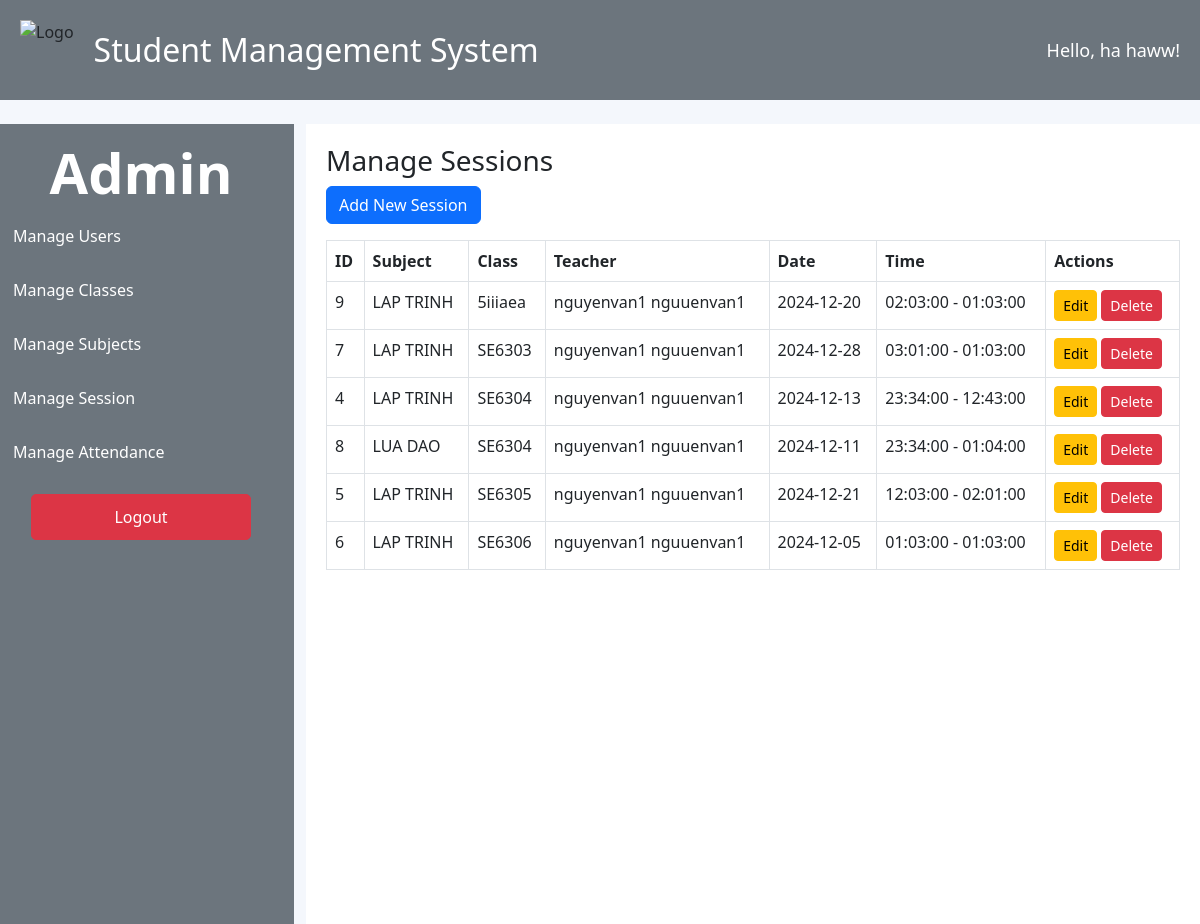
The app's page /index.php?page=manage_sessions (signed in) with its own data.
### tables this page shows
CREATE TABLE `Users` (
  `UserID` int(11) NOT NULL,
  `Username` varchar(50) NOT NULL,
  `Password` varchar(255) NOT NULL,
  `FirstName` varchar(50) DEFAULT 'Unknown',
  `LastName` varchar(50) DEFAULT 'Unknown',
  `Email` varchar(100) NOT NULL,
  `Phone` varchar(15) DEFAULT NULL,
  `RoleID` int(11) NOT NULL,
  `CreatedAt` timestamp NOT NULL DEFAULT current_timestamp()
);

CREATE TABLE `Sessions` (
  `SessionID` int(11) NOT NULL,
  `SubjectID` int(11) NOT NULL,
  `ClassID` int(11) DEFAULT NULL,
  `TeacherID` int(11) NOT NULL,
  `Date` date NOT NULL,
  `StartTime` time NOT NULL,
  `EndTime` time NOT NULL,
  `CreatedBy` int(11) NOT NULL,
  `CreatedAt` timestamp NOT NULL DEFAULT current_timestamp()
);

CREATE TABLE `Subjects` (
  `SubjectID` int(11) NOT NULL,
  `SubjectName` varchar(100) NOT NULL,
  `TeacherID` int(11) DEFAULT NULL
);

CREATE TABLE `Classes` (
  `ClassID` int(11) NOT NULL,
  `ClassName` varchar(50) NOT NULL
);

### admin_sessions.php (the view, shortened to what this page needs)
<?php
include 'db_connection.php';
$query = "
    SELECT s.SessionID, subj.SubjectName, c.ClassName, u.FirstName, u.LastName, s.Date, s.StartTime, s.EndTime
    FROM Sessions s
    JOIN Subjects subj ON s.SubjectID = subj.SubjectID
    JOIN Classes c ON s.ClassID = c.ClassID
    JOIN Users u ON s.TeacherID = u.UserID
";
$sessions = $conn->query($query)->fetchAll(PDO::FETCH_ASSOC);
?>
<h3>Manage Sessions</h3>
<button class="btn btn-primary mb-3" data-bs-toggle="modal" data-bs-target="#addSessionModal">Add New Session</button>
<table class="table table-bordered">
    <thead>
        <tr>
            <thead style="background-color: black; color: white;">
            <th>ID</th>
            <th>Subject</th>
            <th>Class</th>
            <th>Teacher</th>
            <th>Date</th>
            <th>Time</th>
            <th>Actions</th>
        </tr>
    </thead>
    <tbody>
        <?php foreach ($sessions as $session): ?>
            <tr>
                <td><?= $session['SessionID'] ?></td>
                <td><?= htmlspecialchars($session['SubjectName']) ?></td>
                <td><?= htmlspecialchars($session['ClassName']) ?></td>
                <td><?= htmlspecialchars($session['FirstName'] . " " . $session['LastName']) ?></td>
                <td><?= htmlspecialchars($session['Date']) ?></td>
                <td><?= htmlspecialchars($session['StartTime'] . " - " . $session['EndTime']) ?></td>
                <td>
                    <button class="btn btn-warning btn-sm edit-session"
                        data-id="<?= $session['SessionID'] ?>"
                        data-subject="<?= $session['SubjectName'] ?>"
                        data-class="<?= $session['ClassName'] ?>"
                        data-teacher="<?= $session['FirstName'] . " " . $session['LastName'] ?>"
                        data-date="<?= $session['Date'] ?>"
                        data-start="<?= $session['StartTime'] ?>"
                        data-end="<?= $session['EndTime'] ?>"
                        data-bs-toggle="modal" data-bs-target="#editSessionModal">
                        Edit
                    </button>
                    <button class="btn btn-danger btn-sm delete-session" data-id="<?= $session['SessionID'] ?>">Delete</button>
                </td>
            </tr>
        <?php endforeach; ?>
    </tbody>
</table>

### index.php (shortened to what this page needs)
<?php
include 'db_connection.php';
try {
    $userID = $_SESSION['UserID'];
    $stmt = $conn->prepare("SELECT FirstName, LastName FROM Users WHERE UserID = :userID");
    $stmt->bindParam(':userID', $userID, PDO::PARAM_INT);
    $stmt->execute();
    $user = $stmt->fetch(PDO::FETCH_ASSOC);
    if ($user) {
        $username = $user['FirstName'] . ' ' . $user['LastName'];
    } else {
        $username = 'Guest';
    }
} catch (PDOException $e) {
    echo "Error: " . $e->getMessage();
    exit;
}
$roleID = $_SESSION['RoleID'];
?>
<!DOCTYPE html>
<html lang="en">
<head>
    <link href="https://cdn.jsdelivr.net/npm/bootstrap@5.3.0-alpha3/dist/css/bootstrap.min.css" rel="stylesheet">
</head>
<body>
    <nav class="navbar navbar-dark" style="background-color: #6c757d; padding: 20px;">
        <div class="container-fluid d-flex align-items-center justify-content-between">
            <div class="d-flex align-items-center">
                <img src="https://encrypted-tbn0.gstatic.com/images?q=tbn:ANd9GcS4K-tjpKQ_HjUjmO_g2VBQqIfvzd59QHPHSg&s" alt="Logo" style="height: 60px; margin-right: 20px;">
                <span style="font-size: 32px; color: white;">Student Management System</span>
            </div>
            <div class="text-white" style="font-size: 18px; margin-left: auto;">
                Hello, <?= htmlspecialchars($username); ?>!
            </div>
        </div>
    </nav>
    <div class="container-fluid mt-4">
        <div class="row">
            <div class="col-md-3 sidebar">
                <?php if ($roleID == 1): ?>
                    <h4 class="text-white" style="text-align: center; font-weight: bold; font-size: 3.5em;">Admin</h4>
                    <a href="?page=manage_users">Manage Users</a>
                    <a href="?page=manage_classes">Manage Classes</a>
                    <a href="?page=manage_subjects">Manage Subjects</a>
                    <a href="?page=manage_sessions">Manage Session</a>
                    <a href="?page=manage_attendance">Manage Attendance</a>
                <?php endif; ?>
                <div class="logout">
                    <a href="logout.php" class="btn btn-danger">Logout</a>
                </div>
            </div>
            <div class="col-md-9">
                <div class="content">
                    <?php
                    if (isset($_GET['page'])) {
                        $page = $_GET['page'];
                        if ($roleID == 1) {
                            if ($page == 'manage_users') {
                                include 'admin_users.php';
                            } elseif ($page == 'manage_classes') {
                                include 'admin_classes.php';
                            } elseif ($page == 'manage_subjects') {
                                include 'admin_subjects.php';
                            } elseif ($page == 'manage_sessions') {
                                include 'admin_sessions.php';
                            } elseif ($page == 'manage_attendance') {
                                include 'admin_attendance.php';
                            }
                        } else {
                            echo "<h5 class='text-danger'>Access Denied!</h5>";
                        }
                    }
                    ?>
                </div>
            </div>
        </div>
    </div>
</body>
</html>

### index.php (style rules this page uses)
body { margin: 0; padding: 0; background-color: #f4f7fc; height: 100vh; overflow-x: hidden; }
.navbar { background-color: #343a40; padding: 10px; }
.sidebar { height: 100vh; background-color: #6c757d; padding: 15px; margin: 0; }
.sidebar a { color: white; text-decoration: none; display: block; margin-bottom: 10px; padding: 10px; border-radius: 5px; transition: background-color 0.3s; }
.content { padding: 20px; background-color: white; border-radius: 0px; box-shadow: none; margin: 0; height: 100vh; overflow-y: auto; }
.logout { text-align: center; margin-top: 20px; }
.logout a { padding: 10px 20px; font-size: 16px; width: 220px; text-align: center; display: inline-block; }
.container-fluid { padding: 0; }

### records on screen
users: username "ha haww"
sessions: SessionID "9", SubjectID.SubjectName "LAP TRINH", ClassID.ClassName "5iiiaea", users.FirstName+LastName "nguyenvan1 nguuenvan1", Date "2024-12-20", StartTime+EndTime "02:03:00 - 01:03:00"
sessions: SessionID "7", SubjectID.SubjectName "LAP TRINH", ClassID.ClassName "SE6303", users.FirstName+LastName "nguyenvan1 nguuenvan1", Date "2024-12-28", StartTime+EndTime "03:01:00 - 01:03:00"
sessions: SessionID "4", SubjectID.SubjectName "LAP TRINH", ClassID.ClassName "SE6304", users.FirstName+LastName "nguyenvan1 nguuenvan1", Date "2024-12-13", StartTime+EndTime "23:34:00 - 12:43:00"
sessions: SessionID "8", SubjectID.SubjectName "LUA DAO", ClassID.ClassName "SE6304", users.FirstName+LastName "nguyenvan1 nguuenvan1", Date "2024-12-11", StartTime+EndTime "23:34:00 - 01:04:00"
sessions: SessionID "5", SubjectID.SubjectName "LAP TRINH", ClassID.ClassName "SE6305", users.FirstName+LastName "nguyenvan1 nguuenvan1", Date "2024-12-21", StartTime+EndTime "12:03:00 - 02:01:00"
sessions: SessionID "6", SubjectID.SubjectName "LAP TRINH", ClassID.ClassName "SE6306", users.FirstName+LastName "nguyenvan1 nguuenvan1", Date "2024-12-05", StartTime+EndTime "01:03:00 - 01:03:00"
